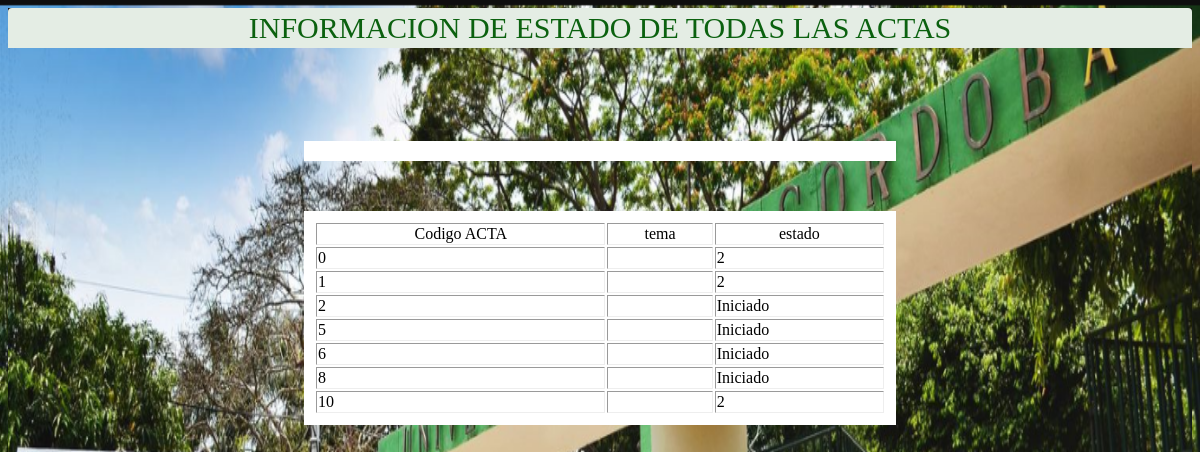
The page /PROYECTO_ENTREGA/consultarEstadoTodasE.php on the database its author committed.
### tables this page shows
CREATE TABLE `crearacta` (
  `codigoActa` int(10) NOT NULL,
  `tema` varchar(10) DEFAULT NULL,
  `lugar` varchar(20) DEFAULT NULL,
  `fecha` date DEFAULT NULL,
  `nombreCreador` varchar(30) DEFAULT NULL,
  `cargo` varchar(10) DEFAULT NULL,
  `Desarrollo` varchar(100) DEFAULT NULL,
  `Compromisos` varchar(100) DEFAULT NULL,
  `horaInicio` time DEFAULT NULL,
  `horaTerminacion` time DEFAULT NULL,
  `asistentes` varchar(20) DEFAULT NULL,
  `sede` varchar(10) DEFAULT NULL,
  `observaciones` varchar(30) DEFAULT NULL,
  `estado` varchar(10) DEFAULT NULL
);

### PROYECTO_ENTREGA/consultarEstadoTodasE.php (the view, shortened to what this page needs)
<html>
<head>
<link href="estiloF.css" rel="stylesheet" type="text/css">
</head>
<center>
	<h2 class="form__titulo">INFORMACION DE ESTADO DE TODAS LAS ACTAS</h2>
	<div class="contenedor-inputs" >
<?php
include("conexion.php");
?>
<DOCTYPE html>
	<html>
	<head>
	</head>
	<body>
		<center>
		<br>
		<table>
			<center>
			<table width=\"200%\" border=\"2\" color=\"white\">
			<tr>
				<td><CENTER>Codigo ACTA</CENTER></td>
				<td><CENTER>tema</CENTER></td>
				<td><CENTER>estado</CENTER></td>
	</center>
<?php
			$Insertar = "SELECT * FROM crearacta";
	$resultado= mysqli_query($conexiones, $Insertar);
	while($mostrar=mysqli_fetch_array($resultado)){
?>
			<tr>
				<td><?php echo $mostrar['codigoActa'] ?></td>
				<td><?php echo $mostrar['tema'] ?></td>
				<td><?php echo $mostrar['estado'] ?></td>
			</tr>
<?php
}
?>
		</table>
	</body>

### PROYECTO_ENTREGA/estiloF.css (style rules this page uses)
body, html { background-image: url(Captura.png); background-size: 100% 100%; background-repeat: no-repeat; background-position: center center }
h2 { color: white; text-align: center; }
.form__titulo { background: #e4ede4; color: #0b610f; padding: 20px; text-align: center; font-weight: 100; font-size: 30px; border-top-left-radius: 4px; border-top-right-radius: 4px; border-bottom: 5px solid crimson; border: #26bf2e; line-height:0; }
table { border: 0px solid ; background-color: #0b610f; }
table { background-color: #ffffff; color: black; padding: 10px 10px; margin: 50px 50px; border: 5px; cursor: pointer; width: 50% }

### rows shown on the page
crearacta: codigoActa "0", estado "2"
crearacta: codigoActa "1", estado "2"
crearacta: codigoActa "2", estado "Iniciado"
crearacta: codigoActa "5", estado "Iniciado"
crearacta: codigoActa "6", estado "Iniciado"
crearacta: codigoActa "8", estado "Iniciado"
crearacta: codigoActa "10", estado "2"
